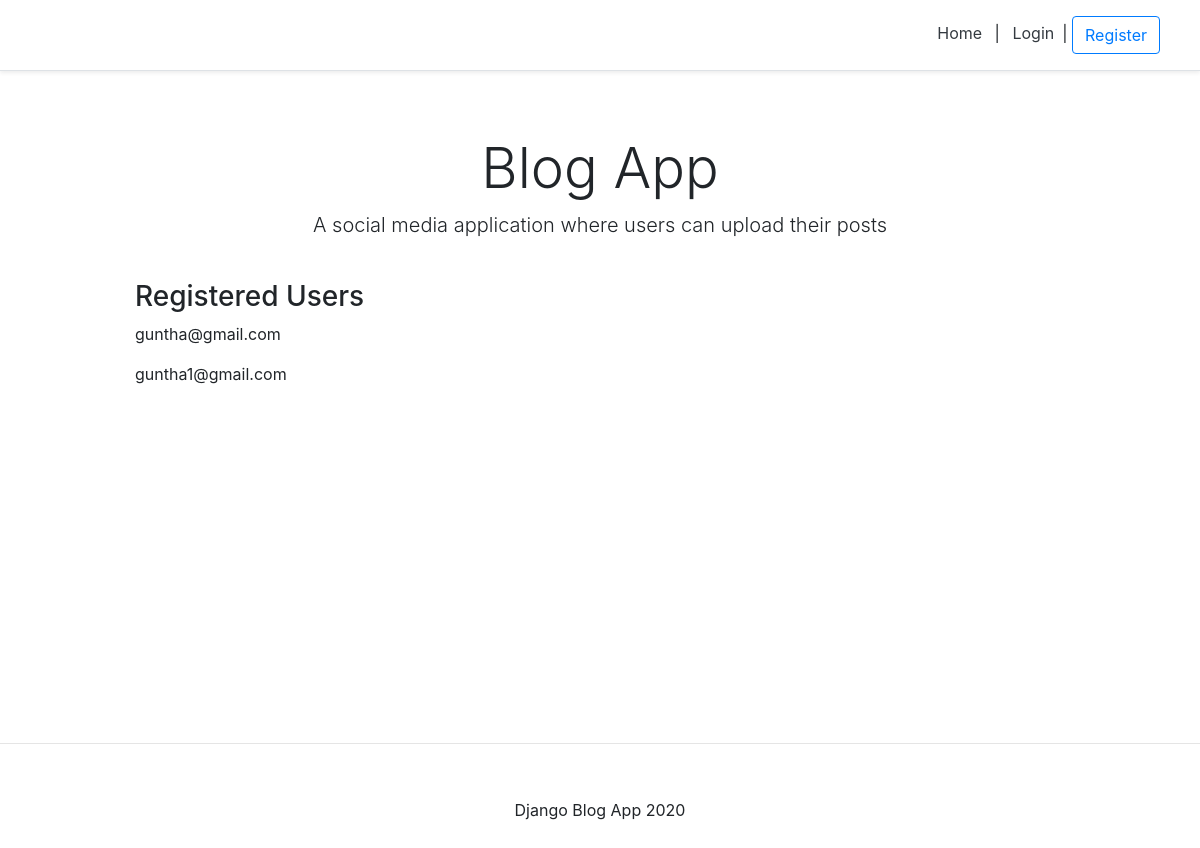
/, run on an earlier commit of the app's database.
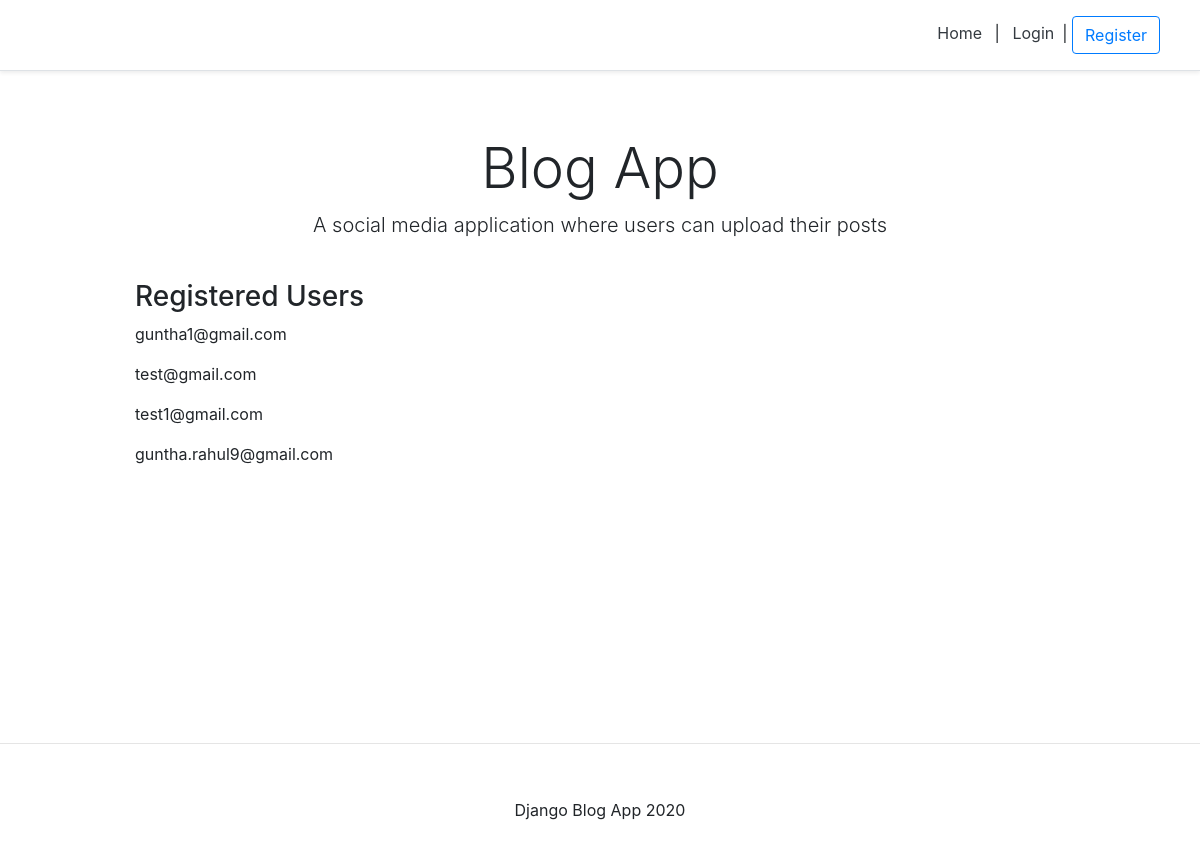
And on a later commit of the database.
### account/models.py (models this page shows, shortened)
class Account(AbstractBaseUser):
    email                          =models.EmailField(verbose_name="email",max_length=60, unique=True)
    username                       =models.CharField(max_length=30, unique=True)
    date_joined                    =models.DateField(verbose_name="date joined",auto_now_add=True)
    last_login                     =models.DateField(verbose_name="last login", auto_now=True)
    is_admin                       =models.BooleanField(default=False)
    is_active                      =models.BooleanField(default=True)
    is_staff                       =models.BooleanField(default=False)
    is_superuser                   =models.BooleanField(default=False)
    USERNAME_FIELD ='email'
    REQUIRED_FIELDS= ['username',]
    objects=MyAccountManager()
    def __str__(self):
        return self.email

### personal/views.py (the view)
# urls.py: path('', home_screen_view, name="home"),
def home_screen_view(request):
    context = {}
    accounts = Account.objects.all()
    context['accounts'] = accounts
    return render(request, "personal/home.html", context)

### personal/templates/personal/home.html
{% extends 'base.html' %}
{% block content %}
<div class="pricing-header px-3 py-3 pt-md-5 pb-md-4 mx-auto text-center">
    <h1 class="display-4">Blog App</h1>
    <p class="lead">
        A social media application where users can upload their posts
    </p>
</div>
<div class="container">
    <div class="d-flex flex-column">
        <h3>Registered Users</h3>
        {% for account in accounts %}
            <p>{{account}}</p>
        {% endfor %}
    </div>
</div>
{% endblock content %}

### templates/base.html (shortened to what this page needs)
<!DOCTYPE html>
<head>
    {% include 'snippets/header.html' %}
</head>
<body>
    <div class="main">
        {% block content %}
        {% endblock content %}
    </div>
    {% include 'snippets/footer.html' %}
</body>

### templates/snippets/header.html (shortened to what this page needs)
<link rel="stylesheet" href="https://stackpath.bootstrapcdn.com/bootstrap/4.4.1/css/bootstrap.min.css"
>
<div class="d-flex flex-column flex-md-row align-items-center p-3 px-md-4 mb-3 bg-white border-bottom shadow-sm">
    <nav class="my-2 my-md-0 mr-md-3">
        {% if request.user.is_authenticated %}
            <a class="p-2 text-dark" href="{% url 'home' %}">Home</a>|
            <a class="p-2 text-dark" href="{% url 'logout' %}">Logout</a>|
            <a class="p-2 text-dark" href="{% url 'account' %}">Account</a>
        {% else %}
            <a class="p-2 text-dark" href="{% url 'home' %}">Home</a> |
            <a class="p-2 text-dark" href="{% url 'login' %}">Login</a>|
            <a class="btn btn-outline-primary" href="{% url 'register' %}">Register</a>
        {% endif %}
    </nav>
</div>

### templates/snippets/footer.html (shortened to what this page needs)
<hr>
<div class="d-flex flex-row align-items-center footer m-auto">
    <p class="m-auto">Django Blog App 2020</p>
</div>

### templates/snippets/header.html (style rules this page uses)
.container { max-width: 960px; }
.pricing-header { max-width: 700px; }

### templates/base.html (style rules this page uses)
.main { min-height: 80vh; height: 80%; }

### templates/snippets/footer.html (style rules this page uses)
.footer { min-height: 100px; }

What changed in the data, as far as the page shows it:
removed Account: email "guntha@gmail.com"
added Account: email "test@gmail.com"
added Account: email "test1@gmail.com"
added Account: email "guntha.rahul9@gmail.com"
